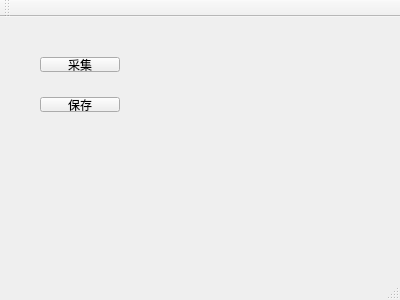
<?xml version="1.0" encoding="UTF-8"?>
<ui version="4.0">
 <class>MainWindow</class>
 <widget class="QMainWindow" name="MainWindow">
  <property name="geometry">
   <rect>
    <x>0</x>
    <y>0</y>
    <width>400</width>
    <height>300</height>
   </rect>
  </property>
  <property name="windowTitle">
   <string>MainWindow</string>
  </property>
  <widget class="QWidget" name="centralWidget">
   <widget class="QPushButton" name="pushButton">
    <property name="geometry">
     <rect>
      <x>40</x>
      <y>80</y>
      <width>80</width>
      <height>15</height>
     </rect>
    </property>
    <property name="text">
     <string>保存</string>
    </property>
   </widget>
   <widget class="QPushButton" name="pushButton_2">
    <property name="geometry">
     <rect>
      <x>40</x>
      <y>40</y>
      <width>80</width>
      <height>15</height>
     </rect>
    </property>
    <property name="text">
     <string>采集</string>
    </property>
   </widget>
  </widget>
  <widget class="QMenuBar" name="menuBar">
   <property name="geometry">
    <rect>
     <x>0</x>
     <y>0</y>
     <width>400</width>
     <height>17</height>
    </rect>
   </property>
  </widget>
  <widget class="QToolBar" name="mainToolBar">
   <attribute name="toolBarArea">
    <enum>TopToolBarArea</enum>
   </attribute>
   <attribute name="toolBarBreak">
    <bool>false</bool>
   </attribute>
  </widget>
  <widget class="QStatusBar" name="statusBar"/>
 </widget>
 <layoutdefault spacing="6" margin="11"/>
 <resources/>
 <connections/>
</ui>
